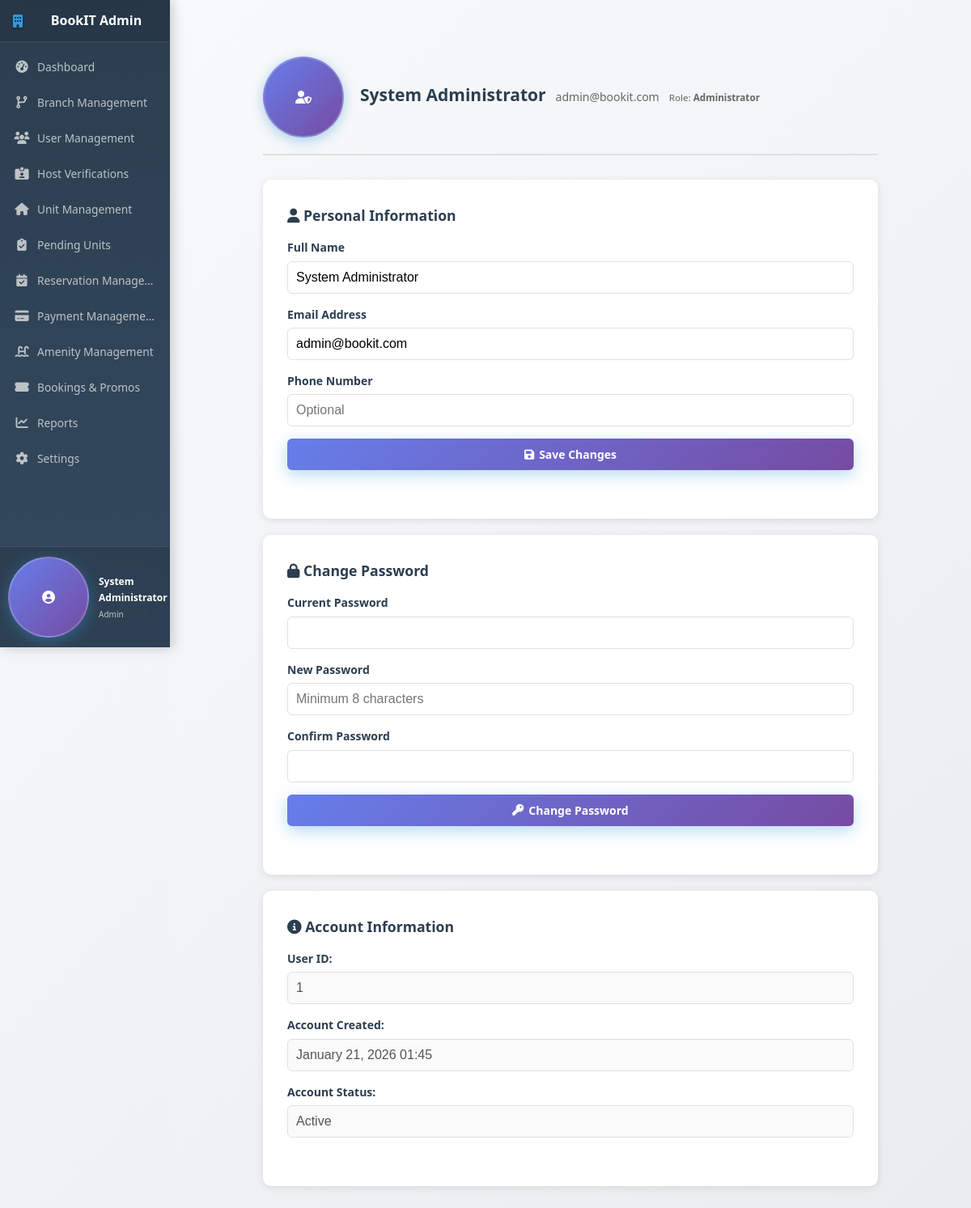
/admin/admin_profile.php (signed in), run on the app's committed database.
### tables this page shows
CREATE TABLE IF NOT EXISTS `users` (
  `user_id` int NOT NULL AUTO_INCREMENT,
  `full_name` varchar(100) NOT NULL,
  `email` varchar(100) NOT NULL,
  `password` varchar(255) NOT NULL,
  `phone` varchar(20) DEFAULT NULL,
  `role` enum('admin','host','renter','manager') DEFAULT 'renter',
  `branch_id` int DEFAULT NULL,
  `is_active` tinyint(1) DEFAULT '1',
  `created_at` timestamp NULL DEFAULT CURRENT_TIMESTAMP,
  `last_login` datetime DEFAULT NULL,
  `updated_at` timestamp NULL DEFAULT CURRENT_TIMESTAMP ON UPDATE CURRENT_TIMESTAMP,
  `address` text,
  `profile_picture` varchar(255) DEFAULT NULL,
  `login_method` varchar(20) DEFAULT 'email',
  `reset_token` varchar(255) DEFAULT NULL,
  `token_expiry` datetime DEFAULT NULL,
  `verification_status` enum('none','pending','verified','rejected') DEFAULT 'none',
  PRIMARY KEY (`user_id`),
  UNIQUE KEY `email` (`email`)
);

### admin/admin_profile.php (the view, shortened to what this page needs)
<?php
include_once '../includes/functions.php';
$admin_id = $_SESSION['user_id'];
$query = "SELECT * FROM users WHERE user_id = ? AND role = 'admin'";
$stmt = $conn->prepare($query);
$stmt->bind_param("i", $admin_id);
$stmt->execute();
$result = $stmt->get_result();
$admin = $result->fetch_assoc();
?>
<!DOCTYPE html>
<html lang="en">
<head>
    <link rel="stylesheet" href="../assets/css/admin/admin_dashboard.css">
    <link rel="stylesheet" href="https://cdnjs.cloudflare.com/ajax/libs/font-awesome/6.5.0/css/all.min.css">
</head>
<body>
<div class="container-fluid">
    <div class="row">
        <?php include '../includes/sidebar.php'; ?>
        <main class="content">
            <div class="profile-container">
                <div class="profile-header">
                    <div class="profile-avatar">
                        <i class="fas fa-user-shield"></i>
                    </div>
                    <div class="profile-info">
                        <h2><?php echo htmlspecialchars($admin['full_name'] ?? 'Admin'); ?></h2>
                        <p><?php echo htmlspecialchars($admin['email'] ?? 'admin@system.com'); ?></p>
                        <p><small>Role: <strong>Administrator</strong></small></p>
                    </div>
                </div>
                <div class="profile-card">
                    <form method="POST" action="">
                        <div class="form-section">
                            <h3><i class="fas fa-user"></i> Personal Information</h3>
                            <div class="form-group">
                                <label for="full_name">Full Name</label>
                                <input type="text" id="full_name" name="full_name"
                                    value="<?php echo htmlspecialchars($admin['full_name'] ?? ''); ?>" required>
                            </div>
                            <div class="form-group">
                                <label for="email">Email Address</label>
                                <input type="email" id="email" name="email"
                                    value="<?php echo htmlspecialchars($admin['email'] ?? ''); ?>" required>
                            </div>
                            <div class="form-group">
                                <label for="phone">Phone Number</label>
                                <input type="tel" id="phone" name="phone"
                                    value="<?php echo htmlspecialchars($admin['phone'] ?? ''); ?>"
                                    placeholder="Optional">
                            </div>
                            <div class="form-actions">
                                <button type="submit" name="update_profile" class="btn btn-primary">
                                    <i class="fas fa-save"></i> Save Changes
                                </button>
                            </div>
                        </div>
                    </form>
                </div>
                <div class="profile-card">
                    <form method="POST" action="">
                        <div class="form-section">
                            <h3><i class="fas fa-lock"></i> Change Password</h3>
                            <div class="form-group">
                                <label for="current_password">Current Password</label>
                                <input type="password" id="current_password" name="current_password" required>
                            </div>
                            <div class="form-group">
                                <label for="new_password">New Password</label>
                                <input type="password" id="new_password" name="new_password"
                                    placeholder="Minimum 8 characters" required>
                            </div>
                            <div class="form-group">
                                <label for="confirm_password">Confirm Password</label>
                                <input type="password" id="confirm_password" name="confirm_password" required>
                            </div>
                            <div class="form-actions">
                                <button type="submit" name="change_password" class="btn btn-primary">
                                    <i class="fas fa-key"></i> Change Password
                                </button>
                            </div>
                        </div>
                    </form>
                </div>
                <div class="profile-card">
                    <div class="form-section">
                        <h3><i class="fas fa-info-circle"></i> Account Information</h3>
                        <div class="form-group">
                            <label>User ID:</label>
                            <input type="text" value="<?php echo htmlspecialchars($admin['user_id'] ?? ''); ?>" disabled>
                        </div>
                        <div class="form-group">
                            <label>Account Created:</label>
                            <input type="text" value="<?php echo isset($admin['created_at']) ? date('F d, Y H:i', strtotime($admin['created_at'])) : 'N/A'; ?>" disabled>
                        </div>
                        <div class="form-group">
                            <label>Account Status:</label>
                            <input type="text" value="<?php echo ($admin['is_active'] ?? 1) ? 'Active' : 'Inactive'; ?>" disabled>
                        </div>
                    </div>
                </div>
            </div>
        </main>
    </div>
</div>
</body>
</html>

### assets/css/admin/admin_dashboard.css (style rules this page uses)
.content { margin-left: var(--sidebar-width, 280px); padding: 30px; min-height: 100vh; background: linear-gradient(135deg, #f8f9fa 0%, #e9ecef 100%); transition: all 0.3s ease; }
.btn { flex: 1; min-width: 140px; padding: 10px 16px; border: none; border-radius: 6px; font-size: 14px; font-weight: 600; cursor: pointer; transition: all 0.3s ease; text-decoration: none; display: inline-flex; align-items: center; justify-content: center; gap: 6px; text-align: center; }
.btn-primary { background: linear-gradient(135deg, #3498db 0%, #2980b9 100%); color: white; }

### assets/css/admin/admin-common.css (style rules this page uses)
:root { --primary-blue: #3498db; --primary-blue-dark: #2980b9; --primary-green: #2ecc71; --primary-green-dark: #27ae60; --primary-red: #e74c3c; --primary-red-dark: #c0392b; --primary-orange: #f39c12; --primary-orange-dark: #e67e22; --primary-purple: #9b59b6; --primary-purple-dark: #8e44ad; --primary-teal: #1abc9c; --primary-teal-dark: #16a085; --dark-text: #2c3e50; --medium-text: #7f8c8d; --light-text: #bdc3c7; --background-light: #f8f9fa; --background-medium: #e9ecef; --white: #ffffff; --spacing-xs: 8px; --spacing-sm: 12px; --spacing-md: 16px; --spacing-lg: 20px; --spacing-xl: 25px; --spacing-xxl: 30px; --radius-sm: 8px; --radius-md: 12px; --radius-lg: 15px; --radius-xl: 20px; --shadow-sm: 0 2px 8px rgba(0,0,0,0.1); --shadow-md: 0 8px 30px rgba(0,0,0,0.08); --shadow-lg: 0 12px 40px rgba(0,0,0,0.12); --shadow-hover: 0 15px 40px rgba(0,0,0,0.15); }
* { margin: 0; padding: 0; box-sizing: border-box; }
body { font-family: 'Segoe UI', Tahoma, Geneva, Verdana, sans-serif; font-size: 14px; background: linear-gradient(135deg, var(--background-light) 0%, var(--background-medium) 100%); color: var(--dark-text); line-height: 1.6; min-height: 100vh; overflow-x: hidden; }
.content { margin-left: var(--sidebar-width, 280px); padding: 20px; width: calc(100% - var(--sidebar-width, 280px)); max-width: 1200px; margin-right: auto; min-height: 100vh; background: linear-gradient(135deg, #f8f9fa 0%, #e9ecef 100%); transition: all 0.3s ease; }
.btn { padding: 8px 16px; border: none; border-radius: 6px; font-weight: 600; cursor: pointer; transition: all 0.3s ease; text-decoration: none; display: inline-flex; align-items: center; justify-content: center; gap: 8px; font-size: 13px; font-family: inherit; position: relative; overflow: hidden; }
.btn::before { content: ''; position: absolute; top: 50%; left: 50%; width: 0; height: 0; border-radius: 50%; background: rgba(255, 255, 255, 0.3); transform: translate(-50%, -50%); transition: width 0.6s, height 0.6s; }
.btn-primary, .btn-add { background: linear-gradient(135deg, #3498db 0%, #2980b9 100%); color: white; box-shadow: 0 6px 20px rgba(52, 152, 219, 0.35); }

### assets/css/sidebar-common.css (style rules this page uses)
:root { --sidebar-width: 230px; }
.profile-info { display: flex; align-items: center; gap: 12px; flex: 1; }
.profile-avatar { width: 34px; height: 34px; border-radius: 50%; background: linear-gradient(135deg, #3498db 0%, #2980b9 100%); display: flex; align-items: center; justify-content: center; color: white; box-shadow: 0 4px 15px rgba(52, 152, 219, 0.4); border: 2px solid rgba(255,255,255,0.2); }
.profile-avatar i { font-size: 16px; }
.sidebar-profile::after, .sidebar-profile::before, .profile-avatar::after, .profile-avatar::before { display: none !important; }
@media (max-width: 1200px) { :root { --sidebar-width: 210px; } }

### data on the page
users: full_name "System Administrator", email "admin@bookit.com", user_id "1", created_at "January 21, 2026 01:45", is_active "Active"

### other printed values
$_SESSION['fullname'] "System Administrator"
$_SESSION['role'] "Admin"
